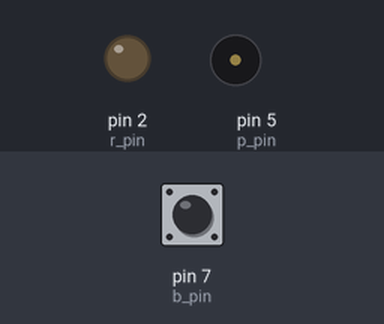
This sketch was run on a simulated Arduino Uno, built with avr-gcc and run on an emulated ATmega328P. Shown: output pins drawn as LEDs (lit = HIGH), buzzer (waves = sounding). Dashed ring = blinking. The inputs (shaded band) are chosen by the test bench; at power-on: pin 7 (b_pin) HIGH.

Above: at 1.2 s.
1.3 s: pin 7 (b_pin) pulled LOW for 0.15 s
At 3.1 s:
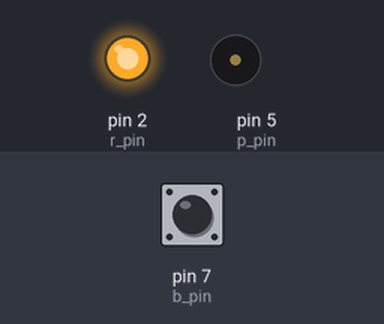
4.3 s: pin 7 (b_pin) pulled LOW for 1 s
At 6.9 s:
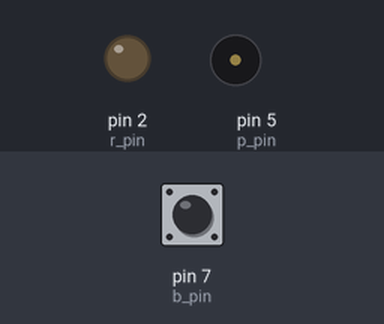
7.3 s: pin 7 (b_pin) pulled LOW for 3.2 s
At 7.55 s:
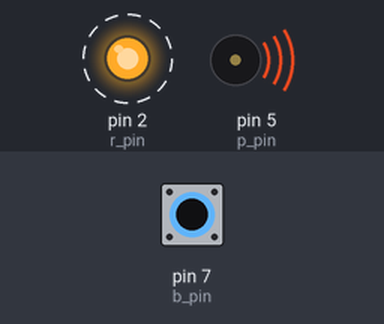
Timing chart, 0 to 12.6 s (numbered marks = the images above; inputs shaded):
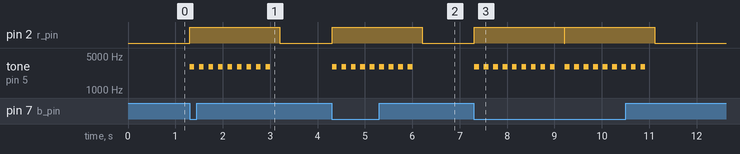

The sketch:

ConstLight_PulseSound.ino
```cpp
//BMES 5984 project continuation spring 2019
//Phillip Grambo phillip8@vt.edu
//This code is meant to turn on a LED and pulse a piezo buzzer for a fixed amount of time when a button is pushed
// revision history:
//      V1.0: orginal version, march 8, 2019
//------------------------------------------------
//chosen constants
const int b_pin = 7;               // read button high/low state on pin A1
const int r_pin = 2;               // declare digital output pin 2 as the line that feeds the relay
const int loop_time = 2000;        // how long the effect lasts for
int high_time = 100;               //how long the relay coil is energized for in miliseconds
const int p_pin = 5;               // declare digital output pin 5 as the line to the speaker
int lc=0;                          // initialize loop counter variable
//calculated constants
int low_time = high_time;          //how long the relay is de-energized for in miliseconds
int period = low_time+high_time;   // how long the loop cycle is for
int l_total = loop_time/(period);  // calculate the number of loops needed to pulse
// variables
int b_state = 0;                   //button state will change on every loop
//------------------------------------------------
void setup() {
 pinMode(b_pin, INPUT_PULLUP);    // initialize the button pin as an input
 pinMode(r_pin, OUTPUT);          // initialize the relay pin as an output
 pinMode(p_pin, OUTPUT);          // initialize the piezo buzzer pin as an output
}
//------------------------------------------------
void loop() {
//measure button state
b_state = digitalRead(b_pin);
// strobe&tone effect
if (b_state == LOW){
  // tone(pin number, frequency in hertz, duration in milliseconds);  //duration is optional
  // freqencies: 3011 is the most important, 439 is 2nd, then: 129, 311, 744, 996, 4969, 7031, 7875, 1500
  // put a 100ohm resistor on the ground line of the piezo buzzer

  //LED code stays high for the void loop() code segment)
  digitalWrite(r_pin, HIGH);   // trigger the relay


  // pulse effect
  for (lc=1; lc < l_total; lc++){
  // tone duration tuns in parallel with delay and others, so it goes on while the rest of the code executes
  tone(p_pin, 3011, high_time);   // play the tone for the pulse time
  delay(high_time);               // wait for the tone to finish (tone() uses a different parallel timer to the delay() function)
  noTone(p_pin);                  // turn the tone off
  delay(low_time);                // wait again for the duration of low_time
  }

  delay(high_time);            // how long the relay coil is energized for
  digitalWrite(r_pin, LOW);    // de-energize the relay coil
  }
  else {
  // turn piezo buzzer and relay off
  noTone(p_pin);              // stop outputting the tone
  digitalWrite(r_pin, LOW);   // de-energize the relay coil
  }
digitalWrite(r_pin, LOW);     // de-energize the relay coil after the if statement, which should last the duration of "loop_time"
delay(10);                    // for switch debouncing
} //end of code
```

Measured:
- after the input at 1.3 s, pin 2 (r_pin): LOW → HIGH at once, → LOW 1.9 s later; tone on pin 5 (p_pin): alternates 3011 Hz for 0.10 s and silent for 0.10 s, 18 changes in all, then stays silent, starting at once
- after the input at 4.3 s, pin 2 (r_pin): LOW → HIGH at once, → LOW 1.9 s later; tone on pin 5 (p_pin): alternates 3011 Hz for 0.10 s and silent for 0.10 s, 18 changes in all, then stays silent, starting at once
- after the input at 7.3 s, pin 2 (r_pin): alternates HIGH for 1.9 s and LOW for 0.01 s, 4 changes in all, then stays LOW, starting at once; tone on pin 5 (p_pin): goes 8 × (3011 Hz 0.10 s, silent 0.10 s), 3011 Hz 0.10 s, silent 0.21 s, 8 × (3011 Hz 0.10 s, silent 0.10 s), 3011 Hz 0.10 s, then silent, starting at once
